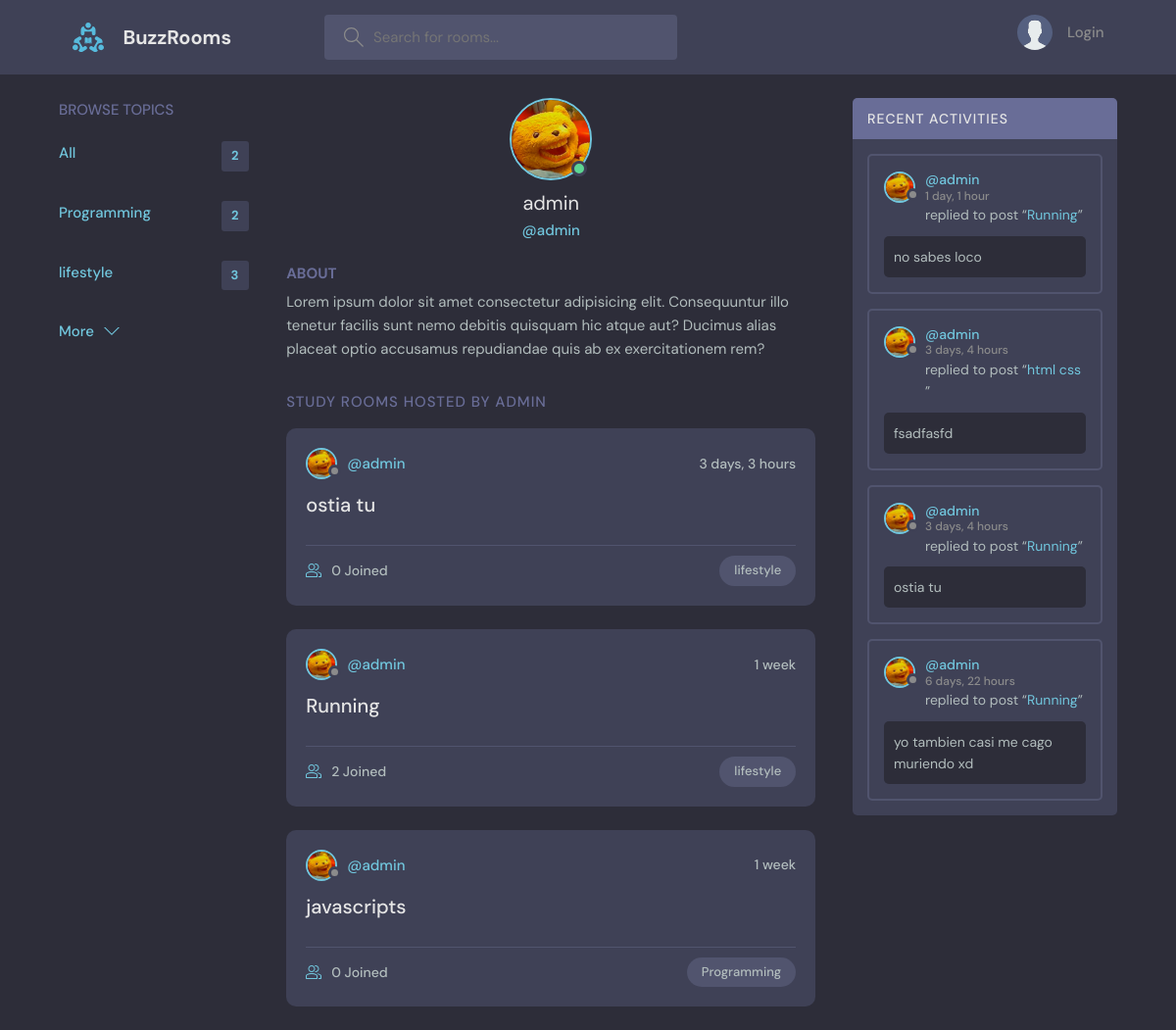
The app's page /profile/1 with its own data.
### base/models.py (models this page shows, shortened)
class Topic(models.Model):
    name = models.CharField(max_length=200)

class Profile(models.Model):
    user = models.OneToOneField(User, on_delete=models.CASCADE)
    avatar = models.ImageField(upload_to="profile_pics", default="profile_pics/avatar.jpg")
    bio = models.TextField(blank=True)

class Room(models.Model):
    host = models.ForeignKey(User, on_delete=models.SET_NULL, null=True)
    topic = models.ForeignKey(Topic, on_delete=models.SET_NULL, null=True)
    name = models.CharField(max_length=200)
    description = models.TextField(null=True , blank=True)
    participants = models.ManyToManyField(User, related_name="participants", blank=True)
    updated = models.DateTimeField(auto_now=True)
    created = models.DateTimeField(auto_now_add=True)
    class Meta:
        ordering = ["-updated", "-created"]
    def __str__(self):
        return self.name

class Message(models.Model):
    user = models.ForeignKey(User, on_delete=models.CASCADE)
    room = models.ForeignKey(Room, on_delete=models.CASCADE)
    body = models.TextField()
    updated = models.DateTimeField(auto_now=True)
    created = models.DateTimeField(auto_now_add=True)
    class Meta:
        ordering = ["-updated", "-created"]
    def __str__(self):
        return self.body[0:50]

### base/views.py (the view)
# urls.py: path('profile/<str:pk>', views.profile, name="profile"),
def profile(request, pk):
    user = User.objects.get(id=pk)
    rooms = user.room_set.all()
    room_messages = user.message_set.all()
    topics = Topic.objects.all()
    context = {"user": user, "rooms": rooms, "room_messages": room_messages, "topics": topics}
    return render(request, "base/profile.html", context)

### base/context_processor.py (called while the page is built)
def avatar(request):
    if request.user.is_authenticated:
        return {'avatar': request.user.profile.avatar.url}
    return {'avatar': '/media/profile_pics/default.png'}

### base/templates/base/profile.html (shortened to what this page needs)
{% extends 'main.html' %}
{% block content %}
  <main class="profile-page layout layout--3">
    <div class="container">
      {% include 'base/topics_component.html' %}
      <div class="roomList">
        <div class="profile">
          <div class="profile__avatar">
            <div class="avatar avatar--large active">
              <img src="{{user.profile.avatar.url}}" />
            </div>
          </div>
          <div class="profile__info">
            <h3>{{user.username}}</h3>
            <p>@{{user.username}}</p>
          </div>
          <div class="profile__about">
            <h3>About</h3>
            <p>
              Lorem ipsum dolor sit amet consectetur adipisicing elit. Consequuntur illo tenetur
              facilis sunt nemo debitis quisquam hic atque aut? Ducimus alias placeat optio
              accusamus repudiandae quis ab ex exercitationem rem?
            </p>
          </div>
        </div>
        <div class="roomList__header">
          <div>
            <h2>Study Rooms Hosted by {{user.username}}</a>
            </h2>
          </div>
        </div>
        {% include 'base/feed_component.html' %}
      </div>
      {% include 'base/activity_component.html' %}
    </div>
  </main>
{% endblock %}

### templates/main.html (shortened to what this page needs)
{% load static %}
<!DOCTYPE html>
<html lang="en">
  <head>
    <link rel="stylesheet" href="{% static 'styles/style.css' %}" />
  </head>
  <body>
    {% include 'navbar.html' %}
    {% block content %}
    {% endblock %}
  </body>
</html>

### templates/navbar.html (shortened to what this page needs)
{% load static %}
<header class="header header--loggedIn">
    <div class="container">
      <a href="{% url 'home' %}" class="header__logo">
        <img src="{% static 'images/logo.svg' %}" />
        <h1>BuzzRooms</h1>
      </a>
      <form class="header__search" action="{% url 'home' %}">
        <label>
          <input placeholder="Search for rooms..." name="q"/>
        </label>
      </form>
      <nav class="header__menu">
        {% if request.user.is_authenticated %}
        <div class="header__user">
          <a href="{% url 'profile' request.user.id %}">
            <div class="avatar avatar--medium active">
              <img src="{{avatar}}" />
            </div>
            <p>{{request.user.username}} <span>@{{request.user.username}}</span></p>
          </a>
          <button class="dropdown-button">
            <svg version="1.1" xmlns="http://www.w3.org/2000/svg" width="32" height="32" viewBox="0 0 32 32">
              <title>chevron-down</title>
              <path d="M16 21l-13-13h-3l16 16 16-16h-3l-13 13z"></path>
            </svg>
          </button>
        </div>
        {% else %}
        <a href="{% url 'login' %}">
          <img src="{% static 'images/avatar.svg' %}" />
          <p>Login</p>
        </a>
        {% endif %}
      </nav>
    </div>
  </header>

### base/templates/base/topics_component.html
<div class="topics">
    <div class="topics__header">
      <h2>Browse Topics</h2>
    </div>
    <ul class="topics__list">
      <li>
        <a href="{% url 'home' %}" class="active">All <span>{{topics.count}}</span></a>
      </li>
        {% for topic in topics %}
        <li>
            <a href="{% url 'home' %}?q={{topic.name}}" class="active">{{topic.name}} <span>{{topic.room_set.all.count}}</span></a>
          </li>
        {% endfor %}
    </ul>
    <a class="btn btn--link" href="{% url 'topics_page' %}">
      More
      <svg version="1.1" xmlns="http://www.w3.org/2000/svg" width="32" height="32" viewBox="0 0 32 32">
        <title>chevron-down</title>
        <path d="M16 21l-13-13h-3l16 16 16-16h-3l-13 13z"></path>
      </svg>
    </a>
  </div>

### base/templates/base/feed_component.html (shortened to what this page needs)
{% for room in rooms %}
<div class="roomListRoom">
    <div class="roomListRoom__header">
      <a href="{% url 'profile' room.host.id %}" class="roomListRoom__author">
        <div class="avatar avatar--small">
          <img src="{{room.host.profile.avatar.url}}" />
        </div>
        <span>@{{room.host.username}}</span>
      </a>
      <div class="roomListRoom__actions">
        <span>{{room.created|timesince}}</span>
      </div>
    </div>
    <div class="roomListRoom__content">
      <a href="{% url 'room' room.id %}">{{room.name}}</a>
    </div>
    <div class="roomListRoom__meta">
      <a href="{% url 'room' room.id %}" class="roomListRoom__joined">
        {{room.participants.all.count}} Joined
      </a>
      <p class="roomListRoom__topic">{{room.topic.name}}</p>
    </div>
  </div>
  {% endfor %}

### base/templates/base/activity_component.html (shortened to what this page needs)
<div class="activities">
    <div class="activities__header">
      <h2>Recent Activities</h2>
    </div>
    {% for message in room_messages %}
    <div class="activities__box">
      <div class="activities__boxHeader roomListRoom__header">
        <a href="{% url 'profile' message.user.id %}" class="roomListRoom__author">
          <div class="avatar avatar--small">
            <img src="{{message.user.profile.avatar.url}}" />
          </div>
          <p>
            @{{message.user.username}}
            <span>{{message.created|timesince}}</span>
          </p>
        </a>
      </div>
      <div class="activities__boxContent">
        <p>replied to post “<a href="{% url 'room' message.room.id %}">{{message.room}}</a>”</p>
        <div class="activities__boxRoomContent">
            {{message}}
        </div>
      </div>
    </div>
    {% endfor %}
  </div>

### records on screen
Topic: name "Programming", room_set.all.count "2"
Topic: name "lifestyle", room_set.all.count "3"
Room: host.profile.avatar (placeholder picture), host.username "admin", created "3 days, 3 hours", name "ostia tu", participants.all.count "0", topic.name "lifestyle"
Room: host.profile.avatar (placeholder picture), host.username "admin", created "1 week", name "Running", participants.all.count "2", topic.name "lifestyle"
Room: host.profile.avatar (placeholder picture), host.username "admin", created "1 week", name "javascripts", participants.all.count "0", topic.name "Programming"
Message: user.profile.avatar (placeholder picture), user.username "admin", created "1 day, 1 hour", room "Running", body "no sabes loco"
Message: user.profile.avatar (placeholder picture), user.username "admin", created "3 days, 4 hours", room "html css", body "fsadfasfd"
Message: user.profile.avatar (placeholder picture), user.username "admin", created "3 days, 4 hours", room "Running", body "ostia tu"
Message: user.profile.avatar (placeholder picture), user.username "admin", created "6 days, 22 hours", room "Running", body "yo tambien casi me cago muriendo xd"

### other values on screen
{{ topics.count }} "2"
{{ user.username }} "admin"
{{ user.username }} "ADMIN"
